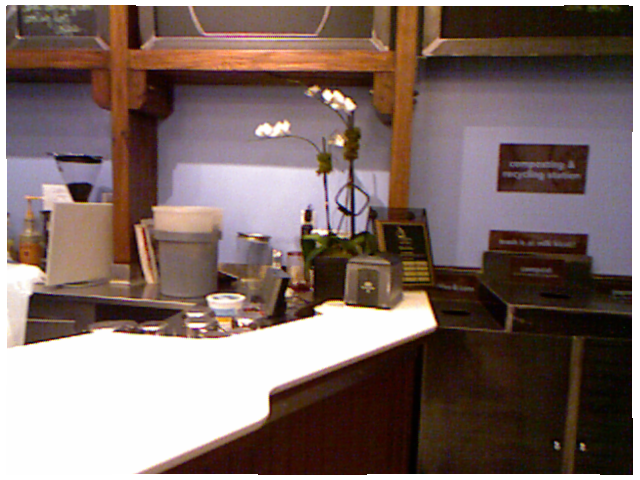
//> input picture my_rgbd/testimg.png, 640 x 480 px
$ ./detectFeatures   (built with g++ and OpenCV 4, older OpenCV classes emulated)
//> lines starting //> are read from the running program, lines starting //| are printed output that depends on the picture
### my_rgbd/slamBase.h
//
// Created by yx_li on 18-11-12.
//

#ifndef MY_RGBD_SLAMBASE_H
#define MY_RGBD_SLAMBASE_H
#include <iostream>
#include <string>

#include <opencv2/core/core.hpp>
#include <opencv2/highgui/highgui.hpp>

#include <pcl/io/pcd_io.h>
#include <pcl/point_types.h>

#include <fstream>
#include <vector>
using namespace std;

typedef pcl::PointXYZRGBA PointT;
typedef pcl::PointCloud<PointT> PointCloud;

struct CAMERA_INTRINSIC_PARAMETERS
{
    double cx, cy, fx, fy, scale;
};

PointCloud::Ptr image2PointCloud(cv::Mat& rgb,cv::Mat& depth, CAMERA_INTRINSIC_PARAMETERS& camera);
cv::Point3f point2dTo3d(cv::Point3f& point, CAMERA_INTRINSIC_PARAMETERS& camera);

#endif //MY_RGBD_SLAMBASE_H

### my_rgbd/src/detectFeatures.cpp
//
// Created by yx_li on 18-11-12.
//
#include "slamBase.h"

#include <opencv2/features2d/features2d.hpp>
#include <opencv2/calib3d/calib3d.hpp>

int main(int argc, char** argv)
{
    cv::Mat rgb1=cv::imread("testimg.png");
//> rgb1 is the input picture: 480 rows x 640 cols, CV_8UC3; mean B, G, R 103.3, 108, 126.7
    cv::Mat rgb2=cv::imread("rgb2.png");
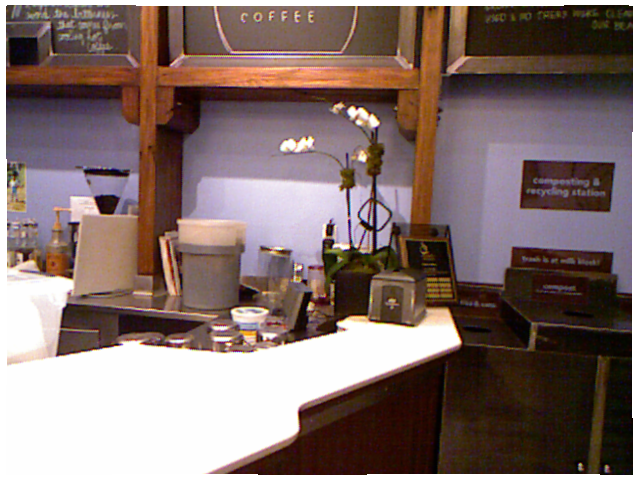
//> input picture my_rgbd/rgb2.png, 640 x 480 px
//> rgb2 is the input picture: 480 rows x 640 cols, CV_8UC3; mean B, G, R 109.5, 113.1, 132.2
    cv::Mat depth1=cv::imread("testdepth.png");
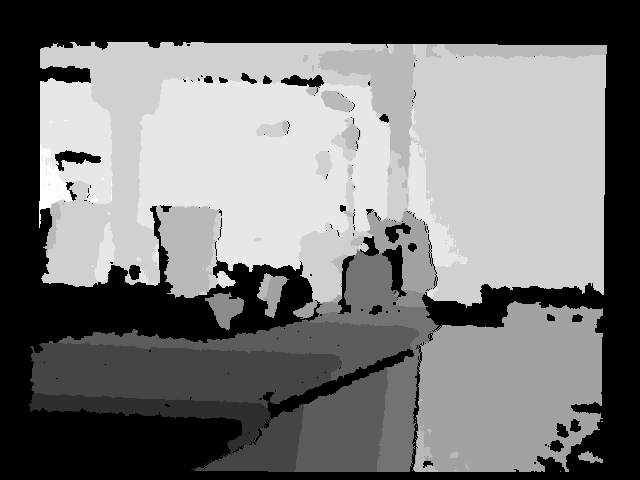
//> input picture my_rgbd/testdepth.png, 640 x 480 px
//> depth1 is the input picture: 480 rows x 640 cols, CV_8UC3; min 0, max 11, mean 5.09
    cv::Mat depth2=cv::imread("depth2.png");
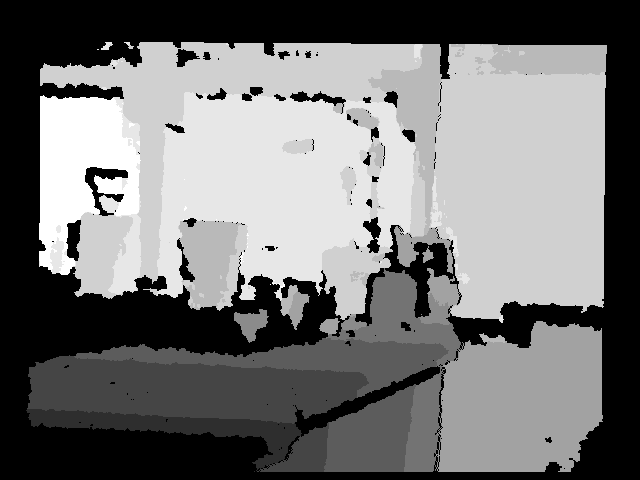
//> input picture my_rgbd/depth2.png, 640 x 480 px
//> depth2 is the input picture: 480 rows x 640 cols, CV_8UC3; min 0, max 11, mean 5.05

    cv::Ptr<cv::FeatureDetector> detector;
    cv::Ptr<cv::DescriptorExtractor> descriptor;

    detector =cv::FeatureDetector::create("ORB");
    descriptor =cv::DescriptorExtractor::create("ORB");

    vector<cv::KeyPoint> kp1,kp2;
    detector->detect(rgb1,kp1);
//> kp1 = 500 keypoints; strongest (x, y, size): (316, 308, 37.2), (312, 312, 44.6), (430, 322, 92.6), (315, 308, 44.6)
    detector->detect(rgb2,kp2);
//> kp2 = 500 keypoints; strongest (x, y, size): (455, 340, 111.1), (454, 340, 92.6), (337, 323, 37.2), (348, 246, 31)

    cout<<"key points of two imgs : " << kp1.size()<<","<<kp2.size()<<endl;
//| key points of two imgs : 500,500
    cv::Mat imgShow;
    cv::drawKeypoints(rgb1,kp1,imgShow,cv::Scalar::all(-1),cv::DrawMatchesFlags::DRAW_RICH_KEYPOINTS);
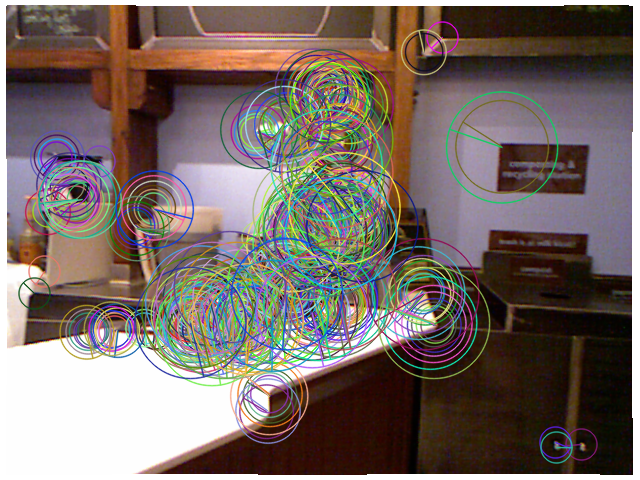
//> imgShow: 480 rows x 640 cols, CV_8UC3; mean B, G, R 103.4, 108.5, 121.3
    cv::imshow("keypoints",imgShow);
    cv::imwrite("./opt/keypoints.png",imgShow);
    cv::waitKey(0);


}
